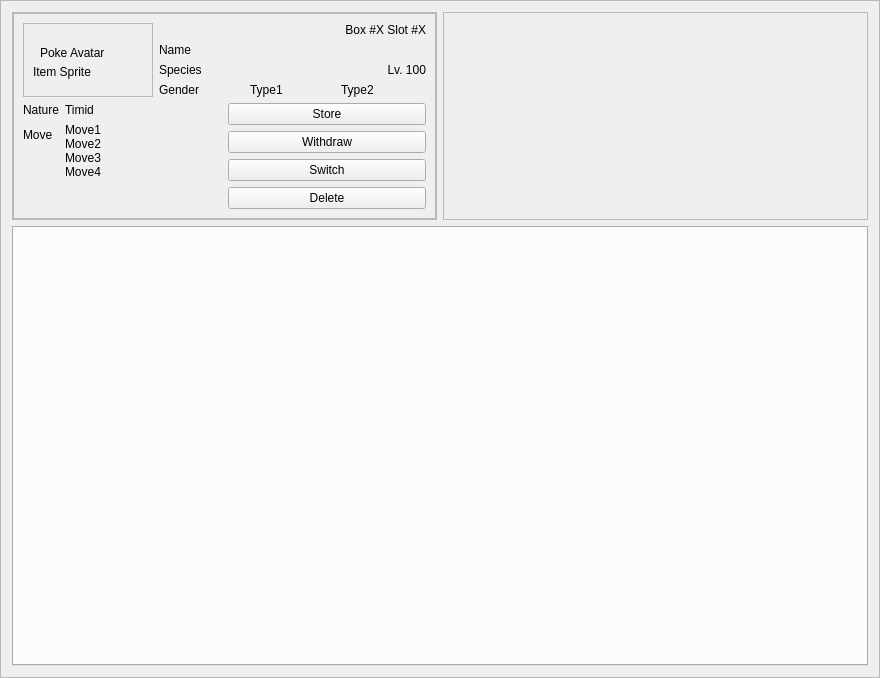
<?xml version="1.0" encoding="UTF-8"?>
<ui version="4.0">
 <class>PokeBoxes</class>
 <widget class="QFrame" name="PokeBoxes">
  <property name="geometry">
   <rect>
    <x>0</x>
    <y>0</y>
    <width>880</width>
    <height>678</height>
   </rect>
  </property>
  <property name="windowTitle">
   <string>Frame</string>
  </property>
  <property name="frameShape">
   <enum>QFrame::StyledPanel</enum>
  </property>
  <property name="frameShadow">
   <enum>QFrame::Raised</enum>
  </property>
  <layout class="QGridLayout" name="gridLayout_3">
   <item row="0" column="0">
    <widget class="QFrame" name="selectedFrame">
     <property name="frameShape">
      <enum>QFrame::StyledPanel</enum>
     </property>
     <property name="frameShadow">
      <enum>QFrame::Raised</enum>
     </property>
     <layout class="QVBoxLayout" name="verticalLayout_2">
      <property name="spacing">
       <number>0</number>
      </property>
      <property name="margin">
       <number>0</number>
      </property>
      <item>
       <widget class="QFrame" name="innerSelectedFrame">
        <property name="frameShape">
         <enum>QFrame::StyledPanel</enum>
        </property>
        <property name="frameShadow">
         <enum>QFrame::Raised</enum>
        </property>
        <layout class="QGridLayout" name="gridLayout_2">
         <item row="0" column="0" colspan="2">
          <layout class="QGridLayout" name="gridLayout">
           <item row="0" column="0" rowspan="3">
            <widget class="QFrame" name="frame_4">
             <property name="frameShape">
              <enum>QFrame::StyledPanel</enum>
             </property>
             <property name="frameShadow">
              <enum>QFrame::Raised</enum>
             </property>
             <widget class="QLabel" name="itemSprite">
              <property name="geometry">
               <rect>
                <x>10</x>
                <y>40</y>
                <width>71</width>
                <height>17</height>
               </rect>
              </property>
              <property name="text">
               <string>Item Sprite</string>
              </property>
             </widget>
             <widget class="QLabel" name="pokemonSprite">
              <property name="geometry">
               <rect>
                <x>17</x>
                <y>20</y>
                <width>81</width>
                <height>20</height>
               </rect>
              </property>
              <property name="text">
               <string>Poke Avatar</string>
              </property>
             </widget>
            </widget>
           </item>
           <item row="0" column="1" colspan="2">
            <widget class="QLabel" name="boxInfoLabel">
             <property name="text">
              <string>Box #X Slot #X</string>
             </property>
             <property name="alignment">
              <set>Qt::AlignRight|Qt::AlignTop|Qt::AlignTrailing</set>
             </property>
            </widget>
           </item>
           <item row="1" column="1">
            <layout class="QVBoxLayout" name="verticalLayout_3">
             <item>
              <widget class="QLabel" name="nickNameLabel">
               <property name="text">
                <string>Name</string>
               </property>
              </widget>
             </item>
             <item>
              <widget class="QLabel" name="speciesLabel">
               <property name="text">
                <string>Species</string>
               </property>
              </widget>
             </item>
            </layout>
           </item>
           <item row="1" column="2">
            <widget class="QLabel" name="levelLabel">
             <property name="text">
              <string>Lv. 100</string>
             </property>
             <property name="alignment">
              <set>Qt::AlignBottom|Qt::AlignRight|Qt::AlignTrailing</set>
             </property>
            </widget>
           </item>
           <item row="2" column="1" colspan="2">
            <layout class="QHBoxLayout" name="horizontalLayout">
             <item>
              <widget class="QLabel" name="genderLabel">
               <property name="text">
                <string>Gender</string>
               </property>
              </widget>
             </item>
             <item>
              <widget class="QLabel" name="type1Label">
               <property name="text">
                <string>Type1</string>
               </property>
              </widget>
             </item>
             <item>
              <widget class="QLabel" name="type2Label">
               <property name="text">
                <string>Type2</string>
               </property>
              </widget>
             </item>
            </layout>
           </item>
          </layout>
         </item>
         <item row="1" column="0">
          <layout class="QFormLayout" name="formLayout">
           <item row="0" column="0">
            <widget class="QLabel" name="label_8">
             <property name="text">
              <string>Nature</string>
             </property>
            </widget>
           </item>
           <item row="0" column="1">
            <widget class="QLabel" name="natureLabel">
             <property name="text">
              <string>Timid</string>
             </property>
            </widget>
           </item>
           <item row="1" column="0">
            <widget class="QLabel" name="label_10">
             <property name="text">
              <string>Move</string>
             </property>
            </widget>
           </item>
           <item row="1" column="1">
            <widget class="QLabel" name="movesLabel">
             <property name="text">
              <string>Move1
Move2
Move3
Move4</string>
             </property>
            </widget>
           </item>
          </layout>
         </item>
         <item row="1" column="1">
          <layout class="QVBoxLayout" name="verticalLayout_4">
           <item>
            <widget class="QPushButton" name="storeButton">
             <property name="text">
              <string>Store</string>
             </property>
            </widget>
           </item>
           <item>
            <widget class="QPushButton" name="withdrawButton">
             <property name="text">
              <string>Withdraw</string>
             </property>
            </widget>
           </item>
           <item>
            <widget class="QPushButton" name="switchButton">
             <property name="text">
              <string>Switch</string>
             </property>
            </widget>
           </item>
           <item>
            <widget class="QPushButton" name="deleteButton">
             <property name="text">
              <string>Delete</string>
             </property>
            </widget>
           </item>
          </layout>
         </item>
        </layout>
       </widget>
      </item>
     </layout>
    </widget>
   </item>
   <item row="0" column="1">
    <widget class="QFrame" name="teamFrame">
     <property name="frameShape">
      <enum>QFrame::StyledPanel</enum>
     </property>
     <property name="frameShadow">
      <enum>QFrame::Raised</enum>
     </property>
     <layout class="QVBoxLayout" name="verticalLayout">
      <item>
       <widget class="PokeButtonsHolder" name="pokemonButtons" native="true"/>
      </item>
     </layout>
    </widget>
   </item>
   <item row="1" column="0" colspan="2">
    <widget class="QTabWidget" name="boxes">
     <property name="currentIndex">
      <number>-1</number>
     </property>
    </widget>
   </item>
  </layout>
 </widget>
 <customwidgets>
  <customwidget>
   <class>PokeButtonsHolder</class>
   <extends>QWidget</extends>
   <header>Teambuilder/pokebuttonsholder.h</header>
   <container>1</container>
  </customwidget>
 </customwidgets>
 <resources/>
 <connections/>
</ui>
